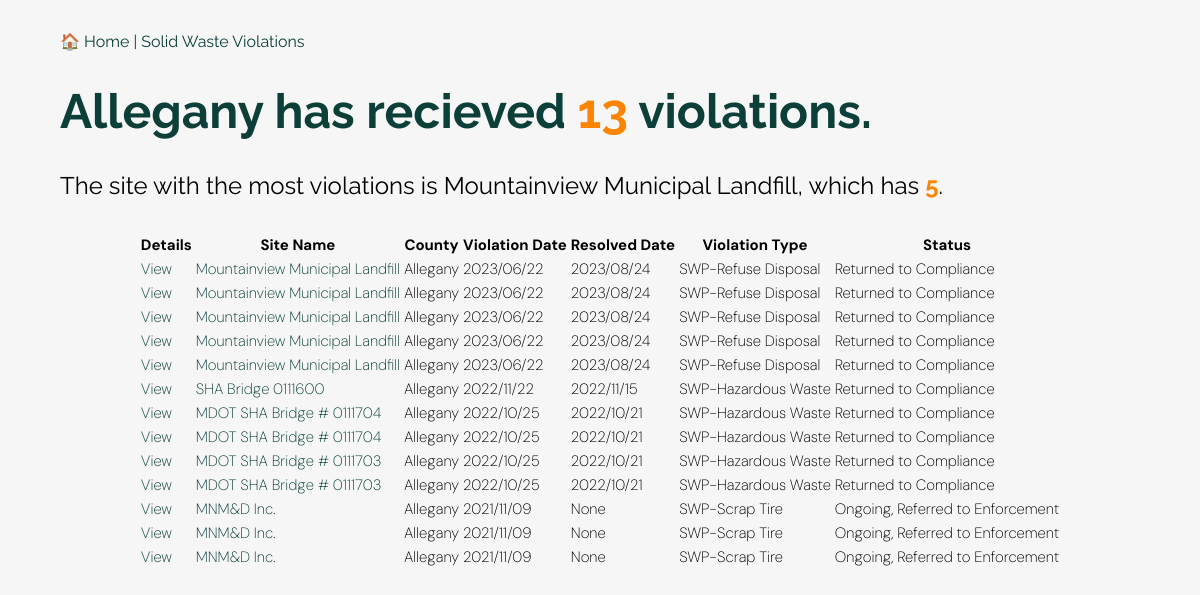
Before: /county/allegany-county with the older database file.
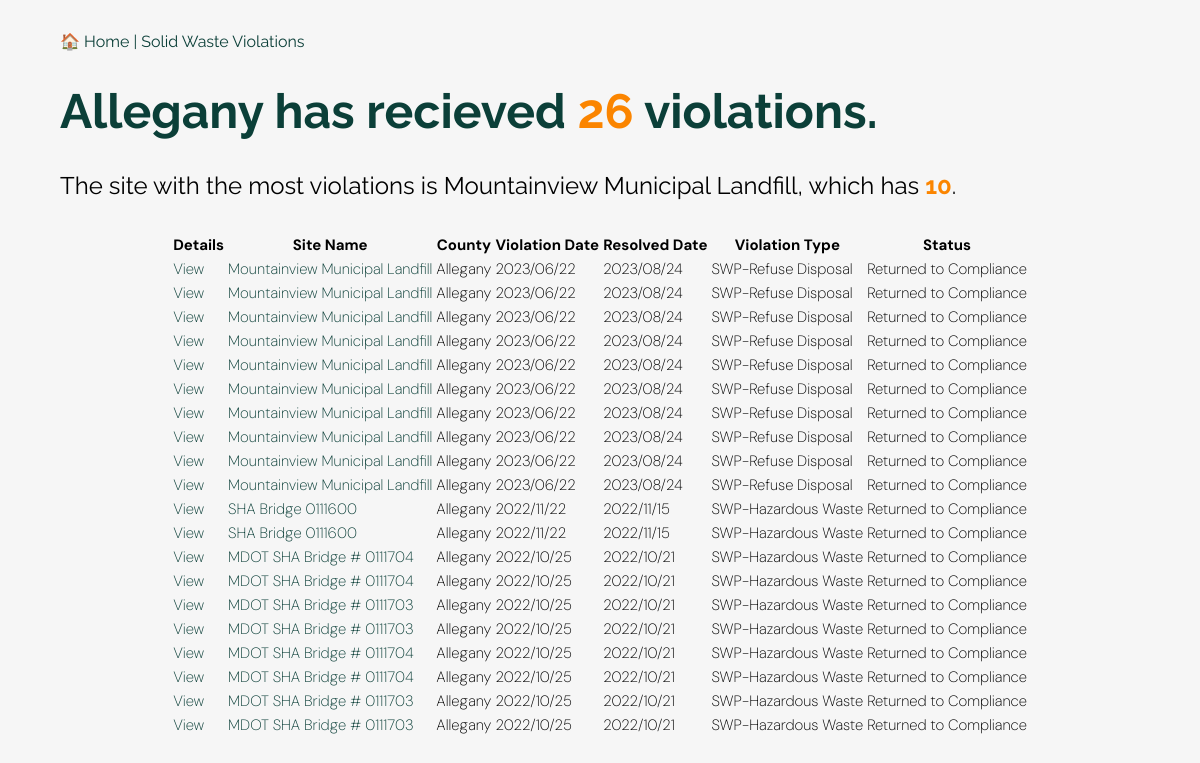
After: the same page with the newer database file.
### app.py (models this page shows, shortened)
class Violation(Model):
    site_no = CharField()
    site_name = CharField()
    street_address = CharField()
    city_state_zip = CharField()
    county = CharField()
    media = CharField()
    violation_date = DateTimeField()
    status = CharField()
    resolved_date = DateTimeField()
    violation = CharField()
    id = CharField(primary_key=True, unique=True)
    class Meta:
        table_name = "violations"
        database = db

### app.py (the view)
@app.route("/county/<slug>")
def county(slug):
    county = County.get(County.slug == slug)
    county_total_count = Violation.select().where(Violation.county == county.county).count()
    page = request.args.get('page', 1, type=int)
    page_size = 20
    total_violations = (Violation
                        .select()
                        .where(Violation.county == county.county)
                        .count())
    total_pages = (total_violations + page_size - 1) // page_size
    start_page = max(page - 2, 1)
    end_page = min(page + 2, total_pages)
    violation_list = Violation.select().where(
        Violation.county == county.county
    ).order_by(Violation.violation_date.desc()).paginate(page, page_size)
    most_violations_site = (
        Violation
        .select(Violation.site_no, Violation.site_name, fn.COUNT(Violation.site_no).alias('count'))
        .where(Violation.county == county.county)
        .group_by(Violation.site_no, Violation.site_name)
        .order_by(fn.COUNT(Violation.site_no).desc())
        .limit(1)
        .get()
    )
    most_violations_info = {
        'site_no': most_violations_site.site_no,
        'site_name': most_violations_site.site_name,
        'count': most_violations_site.count
    }
    return render_template('county.html', county=county, county_total_count=county_total_count, violation_list = violation_list,most_violations_info=most_violations_info,total_pages=total_pages, current_page=page,start_page=start_page, end_page=end_page)

### templates/county.html (shortened to what this page needs)
<!doctype html>
<html>
  <head>
    <link href="https://cdn.datatables.net/v/dt/dt-2.0.7/r-3.0.2/datatables.min.css" rel="stylesheet">
    <link rel="stylesheet" href="{{ url_for('static', filename='style.css') }}">
  </head>
  <body>
      <div class="jumbotron">
        <div class="container">
          <nav class="navbar navbar-expand-lg navbar-dark bg-dark">
            <a class="navbar-brand" href="/">&#127968 Home | Solid Waste Violations</a>
          </nav>
          <h1 class="display-4"> {{ county.county }} has recieved <div class="total">{{ county_total_count }}</div> violations.</h1>
          <h2>The site with the most violations is {{ most_violations_info.site_name }}, which has <div class="total">{{ most_violations_info.count }}</div>.</h2>
          <table id="violations" class="display">
          <thead>
            <tr>
              <th>Details</th>
              <th>Site Name</th>
              <th>County</th>
              <th>Violation Date</th>
              <th>Resolved Date</th>
              <th>Violation Type</th>
              <th>Status</th>
          </tr>
        </thead>
        <tbody>
          {% for violation in violation_list %}
          <tr>
            <td><a href="{{ url_for('detail', id=violation.id) }}">View</a></td>
            <td><a href="{{ url_for('site', site_no=violation.site_no) }}">{{ violation.site_name }}</a></td>
            <td>{{ violation.county }}</td>
            <td>{{ violation.violation_date }}</td>
            <td>{{ violation.resolved_date if violation.resolved_date not in ['', 'None'] else 'None' }}</td>
            <td>{{ violation.media }}</td>
            <td>{{ violation.status }}</td>
          </tr>
          {% endfor %}
        </tbody>
        </table>
        </div>
      </div>
  </body>
</html>

Changed rows visible on the page:
no longer on this page (row unchanged): Violation: site_name "MNM&D Inc.", county "Allegany", violation_date "2021/11/09", resolved_date "None", media "SWP-Scrap Tire", status "Ongoing, Referred to Enforcement"
no longer on this page (row unchanged): Violation: site_name "MNM&D Inc.", county "Allegany", violation_date "2021/11/09", resolved_date "None", media "SWP-Scrap Tire", status "Ongoing, Referred to Enforcement"
no longer on this page (row unchanged): Violation: site_name "MNM&D Inc.", county "Allegany", violation_date "2021/11/09", resolved_date "None", media "SWP-Scrap Tire", status "Ongoing, Referred to Enforcement"
added Violation: site_name "Mountainview Municipal Landfill", county "Allegany", violation_date "2023/06/22", resolved_date "2023/08/24", media "SWP-Refuse Disposal", status "Returned to Compliance"
added Violation: site_name "Mountainview Municipal Landfill", county "Allegany", violation_date "2023/06/22", resolved_date "2023/08/24", media "SWP-Refuse Disposal", status "Returned to Compliance"
added Violation: site_name "Mountainview Municipal Landfill", county "Allegany", violation_date "2023/06/22", resolved_date "2023/08/24", media "SWP-Refuse Disposal", status "Returned to Compliance"
added Violation: site_name "Mountainview Municipal Landfill", county "Allegany", violation_date "2023/06/22", resolved_date "2023/08/24", media "SWP-Refuse Disposal", status "Returned to Compliance"
added Violation: site_name "Mountainview Municipal Landfill", county "Allegany", violation_date "2023/06/22", resolved_date "2023/08/24", media "SWP-Refuse Disposal", status "Returned to Compliance"
added Violation: site_name "SHA Bridge 0111600", county "Allegany", violation_date "2022/11/22", resolved_date "2022/11/15", media "SWP-Hazardous Waste", status "Returned to Compliance"
added Violation: site_name "MDOT SHA Bridge # 0111704", county "Allegany", violation_date "2022/10/25", resolved_date "2022/10/21", media "SWP-Hazardous Waste", status "Returned to Compliance"
added Violation: site_name "MDOT SHA Bridge # 0111704", county "Allegany", violation_date "2022/10/25", resolved_date "2022/10/21", media "SWP-Hazardous Waste", status "Returned to Compliance"
added Violation: site_name "MDOT SHA Bridge # 0111703", county "Allegany", violation_date "2022/10/25", resolved_date "2022/10/21", media "SWP-Hazardous Waste", status "Returned to Compliance"
added Violation: site_name "MDOT SHA Bridge # 0111703", county "Allegany", violation_date "2022/10/25", resolved_date "2022/10/21", media "SWP-Hazardous Waste", status "Returned to Compliance"
Other visible differences:
{{ county_total_count }}: "13" → "26"
{{ most_violations_info.count }}: "5" → "10"
